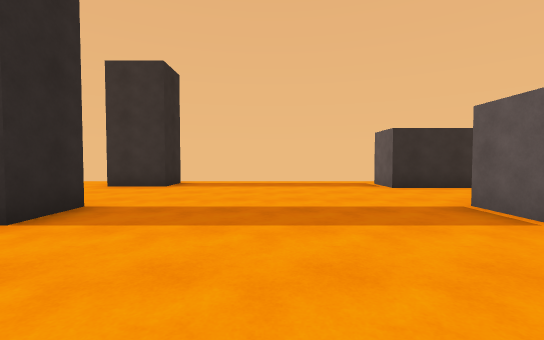
view 1 (above)

15 first-person views from a walk through a 3-D level made in the Unity game engine. The camera is 1.3 m above the floor, tilts 2° down and sees 90° across. The floor is counted in squares, 2 m on a side. Each view is taken from the middle of a square. On the plan, view 1 faces up. The plan holds only what a view shows up to about 9 squares ahead; the rest is blank. The place goes on beyond the plan. The player character is not drawn.

view 2
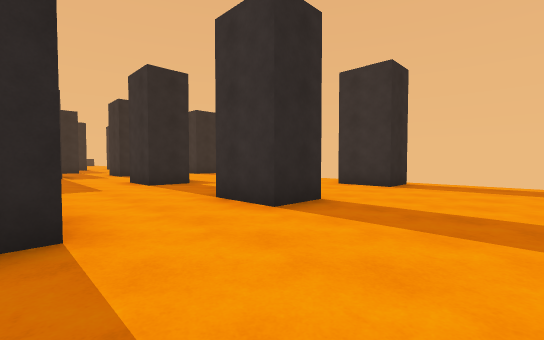

view 3
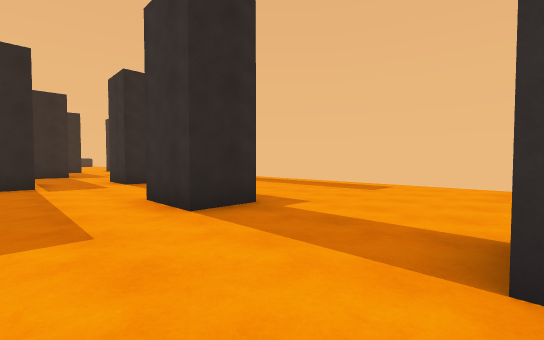

view 4
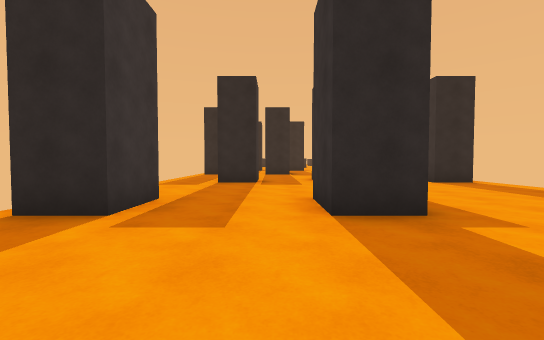

view 5
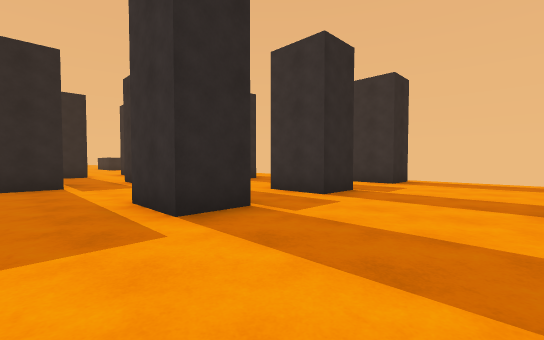

view 6
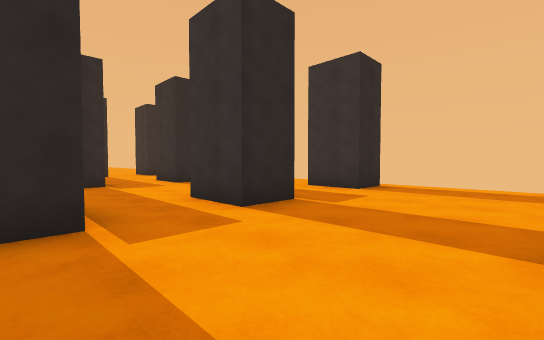

view 7
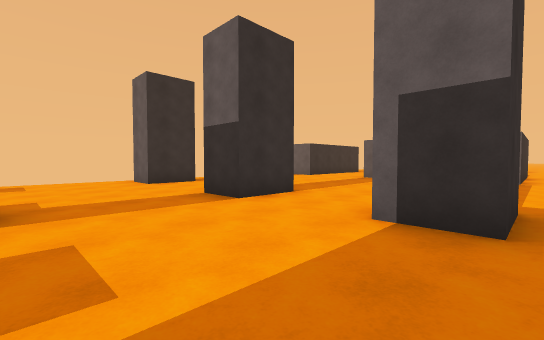

view 8
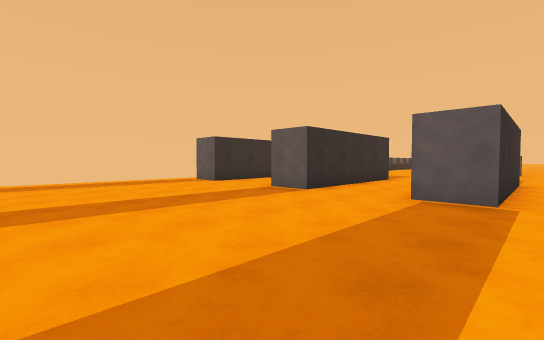

view 9
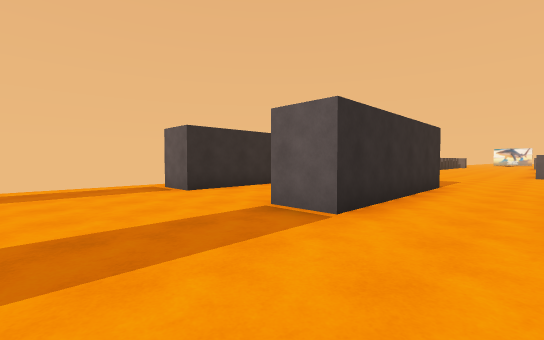

view 10
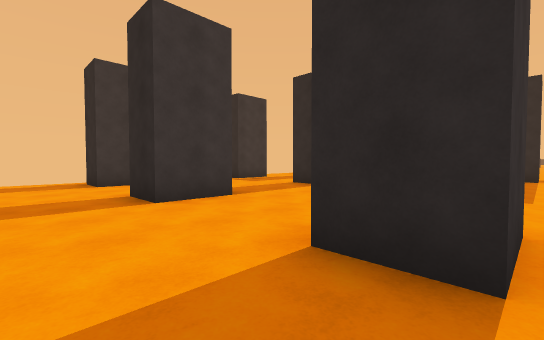

view 11
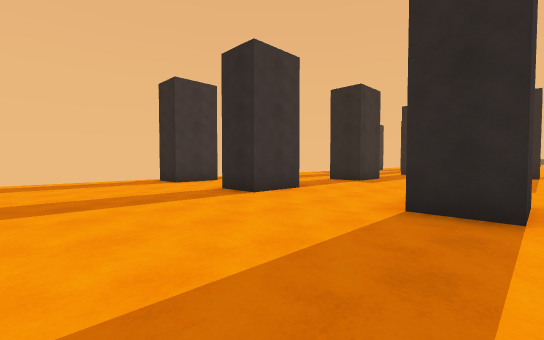

view 12
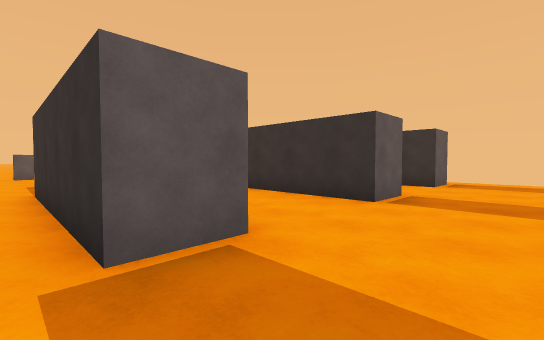

view 13
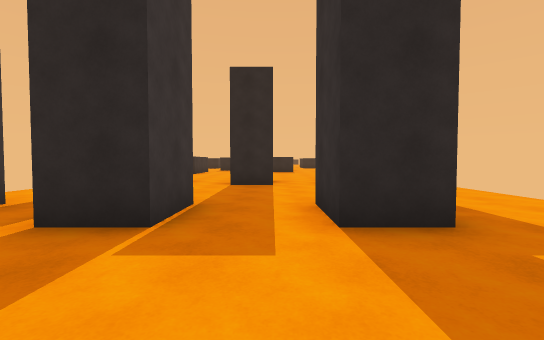

view 14
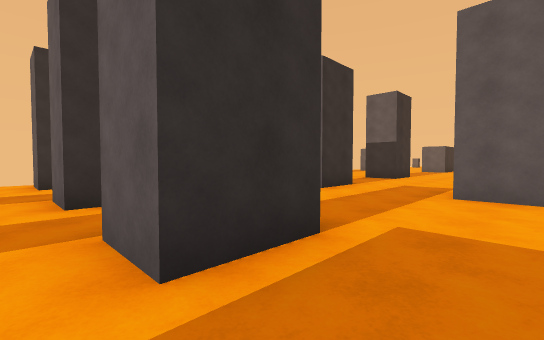

view 15
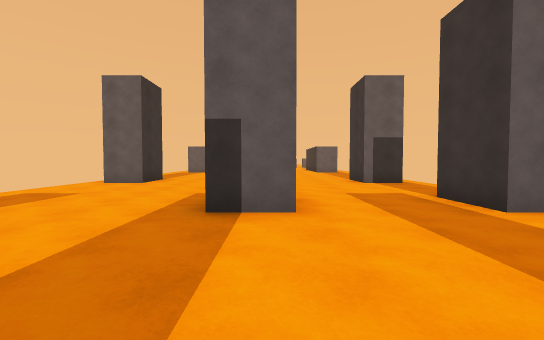

### Floor plan
Key: @ floor where view 1 was taken; # wall or solid block; . floor; T thing the floor can be seen under or through; O other object.
Columns run from 19 left of view 1 to 13 right of it. Each row starts with its distance up from view 1.
  8 ..   .##.......TT................
  7 ...  .##.......##.....#####  ...O
  6   .. ....................
  5 .##......................
  4 ......##..............####
  3 ...........#...##.....#####....
  2 .##.............................
  1 ......##........................
  0 .##........#...##..@..#####
 -1   #........#...............

Where each view was taken, in squares from view 1:
view 1: 0 up, 0 right, facing up
view 2: 0 up, 0 right, facing up-left
view 3: 1 up, 4 left, facing up-left
view 4: 2 up, 4 left, facing left
view 5: 1 down, 9 left, facing up-left
view 6: 1 up, 9 left, facing up-left
view 7: 1 down, 7 left, facing up-right
view 8: 1 down, 2 left, facing up-right
view 9: 1 up, 0 right, facing up-right
view 10: 8 up, 1 left, facing down-left
view 11: 8 up, 1 right, facing down-left
view 12: 8 up, 1 right, facing down-right
view 13: 4 up, 14 left, facing left
view 14: 1 down, 14 left, facing up-right
view 15: 3 up, 12 left, facing right
